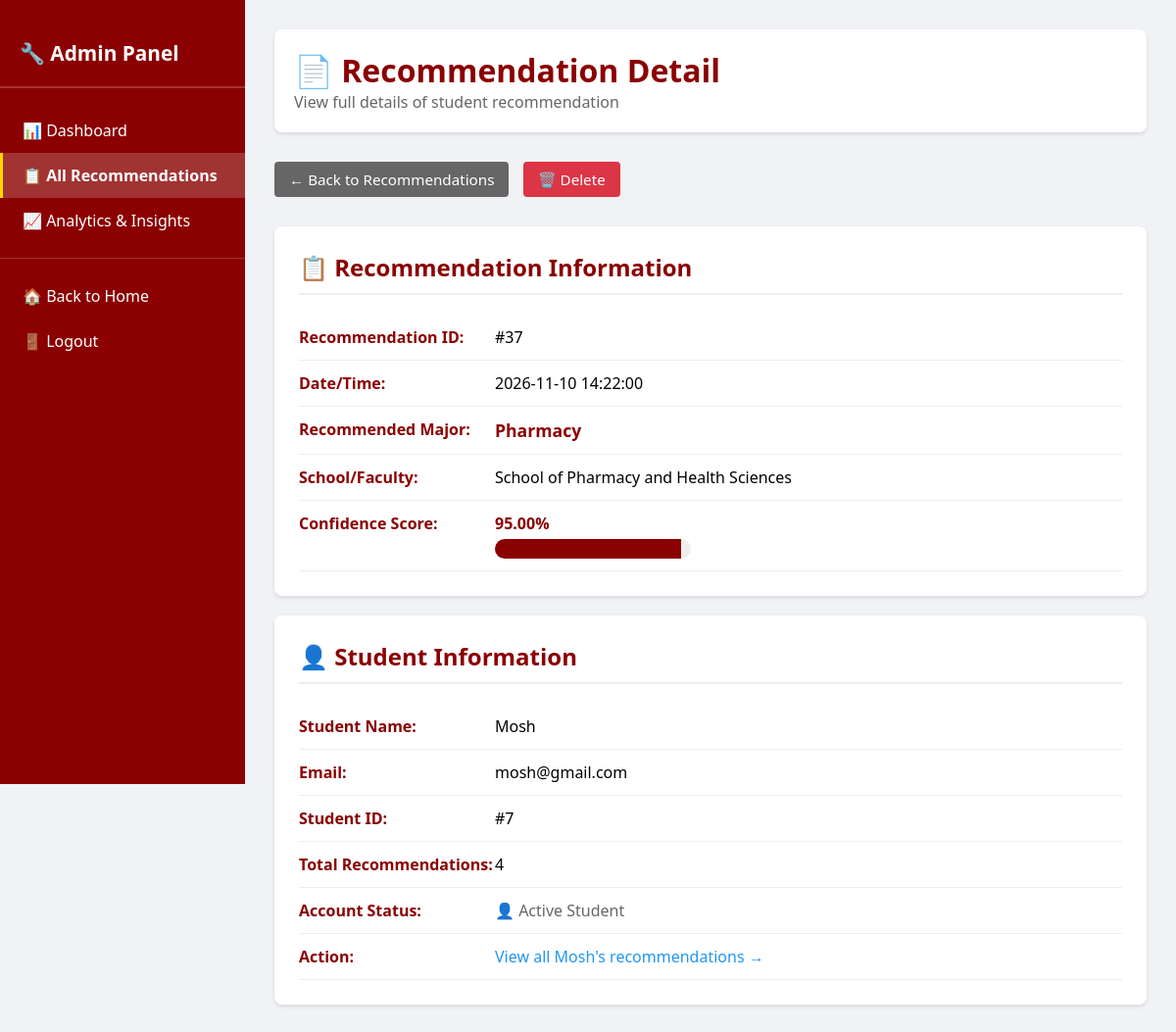
The app's page /admin/recommendation/37 (signed in) with its own data.
### app.py (models this page shows, shortened)
class Result(db.Model):
    id         = db.Column(db.Integer,  primary_key=True)
    major      = db.Column(db.String(100), nullable=False)
    school     = db.Column(db.String(150), nullable=False)
    confidence = db.Column(db.Float,    nullable=False)
    timestamp  = db.Column(db.DateTime, nullable=False, default=datetime.utcnow)
    user_id    = db.Column(db.Integer,  db.ForeignKey('user.id'), nullable=False)

class User(db.Model, UserMixin):
    id            = db.Column(db.Integer,     primary_key=True)
    username      = db.Column(db.String(80),  unique=True, nullable=False)
    email         = db.Column(db.String(120), unique=True, nullable=False)
    password_hash = db.Column(db.String(128), nullable=False)   # 128 for safety margin
    is_admin      = db.Column(db.Boolean,     default=False)
    results       = db.relationship('Result', backref='author', lazy=True, cascade='all, delete-orphan')
    audit_logs    = db.relationship('AuditLog', backref='actor', lazy=True, cascade='all, delete-orphan')

### app.py (the view)
@app.route('/admin/recommendation/<int:rec_id>')
@login_required
def admin_view_recommendation(rec_id):
    denied = _require_admin()
    if denied: return denied
    result = db.session.get(Result, rec_id)
    if not result:
        flash('❌ Recommendation not found.', 'danger')
        return redirect(url_for('admin_recommendations'))
    user = db.session.get(User, result.user_id)
    return render_template('admin_rec_detail.html', result=result, student=user)

### app.py (called while the page is built)
@login_manager.user_loader
def load_user(user_id):
    return db.session.get(User, int(user_id))

def _require_admin():
    if not current_user.is_admin:
        flash('🚫 Access Denied: Administrators only.', 'danger')
        return redirect(url_for('index'))
    return None

### templates/admin_rec_detail.html (shortened to what this page needs)
<!DOCTYPE html>
<html lang="en">
<head>
</head>
<body>
<div class="admin-container">
    <div class="sidebar">
        <h2>🔧 Admin Panel</h2>
        <a href="{{ url_for('admin') }}" class="nav-item">📊 Dashboard</a>
        <a href="{{ url_for('admin_recommendations') }}" class="nav-item active">📋 All Recommendations</a>
        <a href="{{ url_for('admin_analytics') }}" class="nav-item">📈 Analytics & Insights</a>
        <hr style="border: none; border-top: 1px solid rgba(255,255,255,0.2); margin: 15px 0;">
        <a href="{{ url_for('index') }}" class="nav-item">🏠 Back to Home</a>
        <a href="{{ url_for('logout') }}" class="nav-item">🚪 Logout</a>
    </div>
    <div class="main-content">
        <div class="admin-header">
            <h1>📄 Recommendation Detail</h1>
            <p style="color: #666;">View full details of student recommendation</p>
        </div>
        <div class="actions">
            <a href="{{ url_for('admin_recommendations') }}" class="btn btn-back">← Back to Recommendations</a>
            <a href="{{ url_for('admin_delete_recommendation', rec_id=result.id) }}" class="btn btn-delete" onclick="return confirm('Delete this recommendation?')">🗑️ Delete</a>
        </div>
        <div class="content-section">
            <h2>📋 Recommendation Information</h2>
            <div class="detail-row">
                <strong>Recommendation ID:</strong>
                <span>#{{ result.id }}</span>
            </div>
            <div class="detail-row">
                <strong>Date/Time:</strong>
                <span>{{ result.timestamp.strftime('%Y-%m-%d %H:%M:%S') }}</span>
            </div>
            <div class="detail-row">
                <strong>Recommended Major:</strong>
                <span><strong style="color: #8B0000; font-size: 1.1em;">{{ result.major }}</strong></span>
            </div>
            <div class="detail-row">
                <strong>School/Faculty:</strong>
                <span>{{ result.school }}</span>
            </div>
            <div class="detail-row">
                <strong>Confidence Score:</strong>
                <span>
                    <strong>{{ "%.2f"|format(result.confidence) }}%</strong>
                    <div style="background: #eee; height: 20px; border-radius: 10px; margin-top: 5px; overflow: hidden; width: 200px;">
                        <div style="background: #8B0000; height: 100%; width: {{ result.confidence }}%; transition: width 0.3s;"></div>
                    </div>
                </span>
            </div>
        </div>
        <div class="content-section">
            <h2>👤 Student Information</h2>
            <div class="detail-row">
                <strong>Student Name:</strong>
                <span>{{ student.username }}</span>
            </div>
            <div class="detail-row">
                <strong>Email:</strong>
                <span>{{ student.email }}</span>
            </div>
            <div class="detail-row">
                <strong>Student ID:</strong>
                <span>#{{ student.id }}</span>
            </div>
            <div class="detail-row">
                <strong>Total Recommendations:</strong>
                <span>{{ student.results|length }}</span>
            </div>
            <div class="detail-row">
                <strong>Account Status:</strong>
                <span>
                    {% if student.is_admin %}
                        <span style="color: #8B0000; font-weight: bold;">🔑 Admin</span>
                    {% else %}
                        <span style="color: #666;">👤 Active Student</span>
                    {% endif %}
                </span>
            </div>
            <div class="detail-row">
                <strong>Action:</strong>
                <span>
                    <a href="{{ url_for('admin_user_history', user_id=student.id) }}" style="color: #2196f3; text-decoration: none; cursor: pointer;">View all {{ student.username }}'s recommendations →</a>
                </span>
            </div>
        </div>
    </div>
</div>
</body>
</html>

### templates/admin_rec_detail.html (style rules this page uses)
* { margin: 0; padding: 0; box-sizing: border-box; }
body { font-family: 'Segoe UI', sans-serif; background-color: #f0f2f5; }
.admin-container { display: flex; min-height: 100vh; }
.sidebar { width: 250px; background-color: #8B0000; color: white; padding: 20px 0; position: fixed; height: 100vh; overflow-y: auto; }
.sidebar h2 { padding: 20px; font-size: 1.3em; border-bottom: 2px solid rgba(255,255,255,0.2); margin-bottom: 20px; }
.nav-item { padding: 12px 20px; text-decoration: none; display: block; color: white; border-left: 3px solid transparent; transition: all 0.3s; }
.nav-item.active { background-color: rgba(255,255,255,0.2); border-left-color: #FFD700; font-weight: bold; }
.main-content { margin-left: 250px; padding: 30px; width: calc(100% - 250px); }
.admin-header { background: white; padding: 20px; border-radius: 8px; margin-bottom: 30px; box-shadow: 0 2px 4px rgba(0,0,0,0.1); }
.admin-header h1 { color: #8B0000; }
.content-section { background: white; padding: 25px; border-radius: 8px; box-shadow: 0 2px 4px rgba(0,0,0,0.1); margin-bottom: 20px; }
.content-section h2 { color: #8B0000; margin-bottom: 20px; padding-bottom: 10px; border-bottom: 2px solid #eee; }
.detail-row { display: flex; padding: 12px 0; border-bottom: 1px solid #eee; }
.detail-row strong { width: 200px; color: #8B0000; }
.detail-row span { flex: 1; }
.btn { padding: 8px 15px; border: none; border-radius: 4px; cursor: pointer; font-size: 0.95em; text-decoration: none; display: inline-block; margin-right: 10px; }
.btn-back { background-color: #666; color: white; }
.btn-delete { background-color: #dc3545; color: white; }
.actions { margin-bottom: 30px; }

### records on screen
Result: id "37", timestamp "2026-11-10 14:22:00", major "Pharmacy", school "School of Pharmacy and Health Sciences", confidence "95.00"
User: username "Mosh", email "mosh@gmail.com", id "7"

### other values on screen
{{ student.results|length }} "4"
